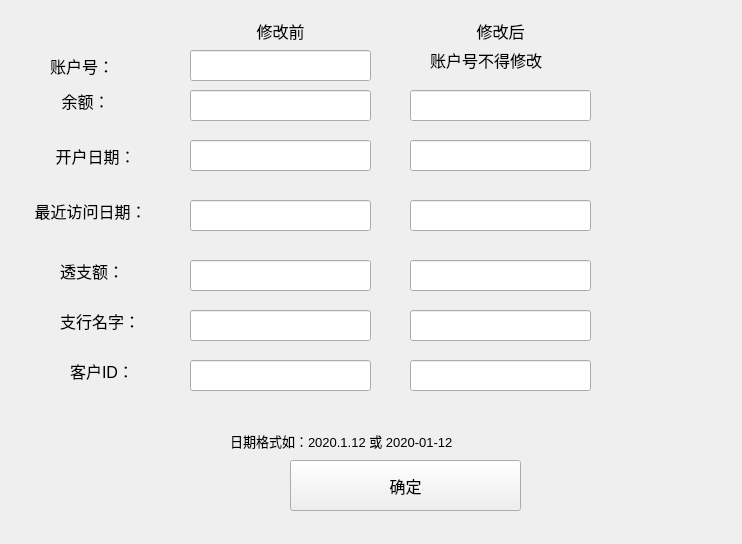
<?xml version="1.0" encoding="UTF-8"?>
<ui version="4.0">
 <class>CKAccUpdate</class>
 <widget class="QWidget" name="CKAccUpdate">
  <property name="geometry">
   <rect>
    <x>0</x>
    <y>0</y>
    <width>742</width>
    <height>544</height>
   </rect>
  </property>
  <property name="windowTitle">
   <string>New Value</string>
  </property>
  <widget class="QLineEdit" name="Before_3">
   <property name="geometry">
    <rect>
     <x>190</x>
     <y>200</y>
     <width>181</width>
     <height>31</height>
    </rect>
   </property>
   <property name="font">
    <font>
     <pointsize>12</pointsize>
    </font>
   </property>
  </widget>
  <widget class="QLineEdit" name="Before_1">
   <property name="geometry">
    <rect>
     <x>190</x>
     <y>90</y>
     <width>181</width>
     <height>31</height>
    </rect>
   </property>
   <property name="font">
    <font>
     <pointsize>12</pointsize>
    </font>
   </property>
  </widget>
  <widget class="QLineEdit" name="Before_4">
   <property name="geometry">
    <rect>
     <x>190</x>
     <y>260</y>
     <width>181</width>
     <height>31</height>
    </rect>
   </property>
   <property name="font">
    <font>
     <pointsize>12</pointsize>
    </font>
   </property>
  </widget>
  <widget class="QLineEdit" name="Before_2">
   <property name="geometry">
    <rect>
     <x>190</x>
     <y>140</y>
     <width>181</width>
     <height>31</height>
    </rect>
   </property>
   <property name="font">
    <font>
     <pointsize>12</pointsize>
    </font>
   </property>
  </widget>
  <widget class="QPushButton" name="pushButton">
   <property name="geometry">
    <rect>
     <x>290</x>
     <y>460</y>
     <width>231</width>
     <height>51</height>
    </rect>
   </property>
   <property name="font">
    <font>
     <pointsize>12</pointsize>
    </font>
   </property>
   <property name="text">
    <string>确定</string>
   </property>
  </widget>
  <widget class="QLabel" name="label_4">
   <property name="geometry">
    <rect>
     <x>230</x>
     <y>20</y>
     <width>101</width>
     <height>21</height>
    </rect>
   </property>
   <property name="font">
    <font>
     <pointsize>12</pointsize>
    </font>
   </property>
   <property name="text">
    <string>修改前</string>
   </property>
   <property name="alignment">
    <set>Qt::AlignCenter</set>
   </property>
  </widget>
  <widget class="QLineEdit" name="After_1">
   <property name="geometry">
    <rect>
     <x>410</x>
     <y>90</y>
     <width>181</width>
     <height>31</height>
    </rect>
   </property>
   <property name="font">
    <font>
     <pointsize>12</pointsize>
    </font>
   </property>
  </widget>
  <widget class="QLineEdit" name="After_2">
   <property name="geometry">
    <rect>
     <x>410</x>
     <y>140</y>
     <width>181</width>
     <height>31</height>
    </rect>
   </property>
   <property name="font">
    <font>
     <pointsize>12</pointsize>
    </font>
   </property>
  </widget>
  <widget class="QLabel" name="label_5">
   <property name="geometry">
    <rect>
     <x>450</x>
     <y>20</y>
     <width>101</width>
     <height>21</height>
    </rect>
   </property>
   <property name="font">
    <font>
     <pointsize>12</pointsize>
    </font>
   </property>
   <property name="text">
    <string>修改后</string>
   </property>
   <property name="alignment">
    <set>Qt::AlignCenter</set>
   </property>
  </widget>
  <widget class="QLineEdit" name="After_3">
   <property name="geometry">
    <rect>
     <x>410</x>
     <y>200</y>
     <width>181</width>
     <height>31</height>
    </rect>
   </property>
   <property name="font">
    <font>
     <pointsize>12</pointsize>
    </font>
   </property>
  </widget>
  <widget class="QLineEdit" name="After_4">
   <property name="geometry">
    <rect>
     <x>410</x>
     <y>260</y>
     <width>181</width>
     <height>31</height>
    </rect>
   </property>
   <property name="font">
    <font>
     <pointsize>12</pointsize>
    </font>
   </property>
  </widget>
  <widget class="QLabel" name="label_DaAcc">
   <property name="geometry">
    <rect>
     <x>20</x>
     <y>190</y>
     <width>141</width>
     <height>41</height>
    </rect>
   </property>
   <property name="font">
    <font>
     <pointsize>12</pointsize>
     <weight>50</weight>
     <bold>false</bold>
    </font>
   </property>
   <property name="text">
    <string>最近访问日期：</string>
   </property>
   <property name="alignment">
    <set>Qt::AlignCenter</set>
   </property>
  </widget>
  <widget class="QLabel" name="label_Rate">
   <property name="geometry">
    <rect>
     <x>60</x>
     <y>250</y>
     <width>81</width>
     <height>41</height>
    </rect>
   </property>
   <property name="font">
    <font>
     <pointsize>12</pointsize>
     <weight>50</weight>
     <bold>false</bold>
    </font>
   </property>
   <property name="text">
    <string>透支额：</string>
   </property>
  </widget>
  <widget class="QLabel" name="label_Ba">
   <property name="geometry">
    <rect>
     <x>0</x>
     <y>80</y>
     <width>171</width>
     <height>41</height>
    </rect>
   </property>
   <property name="font">
    <font>
     <pointsize>12</pointsize>
    </font>
   </property>
   <property name="text">
    <string>余额：</string>
   </property>
   <property name="alignment">
    <set>Qt::AlignCenter</set>
   </property>
  </widget>
  <widget class="QLabel" name="label_DaOP">
   <property name="geometry">
    <rect>
     <x>30</x>
     <y>140</y>
     <width>131</width>
     <height>31</height>
    </rect>
   </property>
   <property name="font">
    <font>
     <pointsize>12</pointsize>
     <weight>50</weight>
     <bold>false</bold>
    </font>
   </property>
   <property name="text">
    <string>开户日期：</string>
   </property>
   <property name="alignment">
    <set>Qt::AlignCenter</set>
   </property>
  </widget>
  <widget class="QLabel" name="label_ID">
   <property name="geometry">
    <rect>
     <x>50</x>
     <y>50</y>
     <width>91</width>
     <height>31</height>
    </rect>
   </property>
   <property name="font">
    <font>
     <pointsize>12</pointsize>
    </font>
   </property>
   <property name="text">
    <string>账户号：</string>
   </property>
  </widget>
  <widget class="QLineEdit" name="Before_6">
   <property name="geometry">
    <rect>
     <x>190</x>
     <y>50</y>
     <width>181</width>
     <height>31</height>
    </rect>
   </property>
   <property name="font">
    <font>
     <pointsize>12</pointsize>
    </font>
   </property>
  </widget>
  <widget class="QLabel" name="label">
   <property name="geometry">
    <rect>
     <x>430</x>
     <y>44</y>
     <width>161</width>
     <height>31</height>
    </rect>
   </property>
   <property name="font">
    <font>
     <pointsize>12</pointsize>
    </font>
   </property>
   <property name="text">
    <string>账户号不得修改</string>
   </property>
  </widget>
  <widget class="QLabel" name="label_2">
   <property name="geometry">
    <rect>
     <x>230</x>
     <y>430</y>
     <width>331</width>
     <height>21</height>
    </rect>
   </property>
   <property name="font">
    <font>
     <pointsize>10</pointsize>
    </font>
   </property>
   <property name="text">
    <string>日期格式如：2020.1.12 或 2020-01-12</string>
   </property>
  </widget>
  <widget class="QLineEdit" name="Before_8">
   <property name="geometry">
    <rect>
     <x>190</x>
     <y>360</y>
     <width>181</width>
     <height>31</height>
    </rect>
   </property>
   <property name="font">
    <font>
     <pointsize>12</pointsize>
    </font>
   </property>
  </widget>
  <widget class="QLineEdit" name="Before_7">
   <property name="geometry">
    <rect>
     <x>190</x>
     <y>310</y>
     <width>181</width>
     <height>31</height>
    </rect>
   </property>
   <property name="font">
    <font>
     <pointsize>12</pointsize>
    </font>
   </property>
  </widget>
  <widget class="QLineEdit" name="After_7">
   <property name="geometry">
    <rect>
     <x>410</x>
     <y>310</y>
     <width>181</width>
     <height>31</height>
    </rect>
   </property>
   <property name="font">
    <font>
     <pointsize>12</pointsize>
    </font>
   </property>
  </widget>
  <widget class="QLineEdit" name="After_8">
   <property name="geometry">
    <rect>
     <x>410</x>
     <y>360</y>
     <width>181</width>
     <height>31</height>
    </rect>
   </property>
   <property name="font">
    <font>
     <pointsize>12</pointsize>
    </font>
   </property>
  </widget>
  <widget class="QLabel" name="label_name">
   <property name="geometry">
    <rect>
     <x>60</x>
     <y>300</y>
     <width>91</width>
     <height>41</height>
    </rect>
   </property>
   <property name="font">
    <font>
     <pointsize>12</pointsize>
     <weight>50</weight>
     <bold>false</bold>
    </font>
   </property>
   <property name="text">
    <string>支行名字：</string>
   </property>
  </widget>
  <widget class="QLabel" name="label_Client">
   <property name="geometry">
    <rect>
     <x>70</x>
     <y>350</y>
     <width>81</width>
     <height>41</height>
    </rect>
   </property>
   <property name="font">
    <font>
     <pointsize>12</pointsize>
     <weight>50</weight>
     <bold>false</bold>
    </font>
   </property>
   <property name="text">
    <string>客户ID：</string>
   </property>
  </widget>
 </widget>
 <resources/>
 <connections/>
</ui>
